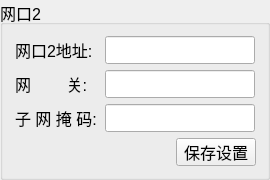
  <widget class="QGroupBox" name="wlan2Box">
   <property name="geometry">
    <rect>
     <x>1000</x>
     <y>180</y>
     <width>270</width>
     <height>170</height>
    </rect>
   </property>
   <property name="font">
    <font>
     <pointsize>12</pointsize>
    </font>
   </property>
   <property name="title">
    <string>网口2</string>
   </property>
   <layout class="QVBoxLayout" name="verticalLayout_8">
    <item>
     <layout class="QHBoxLayout" name="horizontalLayout_23">
      <item>
       <widget class="QLabel" name="label_myip2">
        <property name="minimumSize">
         <size>
          <width>83</width>
          <height>28</height>
         </size>
        </property>
        <property name="maximumSize">
         <size>
          <width>83</width>
          <height>28</height>
         </size>
        </property>
        <property name="font">
         <font>
          <pointsize>12</pointsize>
         </font>
        </property>
        <property name="text">
         <string>网口2地址:</string>
        </property>
       </widget>
      </item>
      <item>
       <widget class="QLineEdit" name="m_myip2">
        <property name="sizePolicy">
         <sizepolicy hsizetype="Preferred" vsizetype="Preferred">
          <horstretch>0</horstretch>
          <verstretch>0</verstretch>
         </sizepolicy>
        </property>
        <property name="minimumSize">
         <size>
          <width>150</width>
          <height>28</height>
         </size>
        </property>
        <property name="maximumSize">
         <size>
          <width>150</width>
          <height>28</height>
         </size>
        </property>
        <property name="font">
         <font>
          <pointsize>12</pointsize>
         </font>
        </property>
        <property name="echoMode">
         <enum>QLineEdit::Normal</enum>
        </property>
       </widget>
      </item>
     </layout>
    </item>
    <item>
     <layout class="QHBoxLayout" name="horizontalLayout_24">
      <item>
       <widget class="QLabel" name="label_gateway2">
        <property name="minimumSize">
         <size>
          <width>83</width>
          <height>28</height>
         </size>
        </property>
        <property name="maximumSize">
         <size>
          <width>83</width>
          <height>28</height>
         </size>
        </property>
        <property name="font">
         <font>
          <pointsize>12</pointsize>
         </font>
        </property>
        <property name="text">
         <string>网        关: </string>
        </property>
       </widget>
      </item>
      <item>
       <widget class="QLineEdit" name="m_gateway2">
        <property name="enabled">
         <bool>true</bool>
        </property>
        <property name="sizePolicy">
         <sizepolicy hsizetype="Preferred" vsizetype="Preferred">
          <horstretch>0</horstretch>
          <verstretch>0</verstretch>
         </sizepolicy>
        </property>
        <property name="minimumSize">
         <size>
          <width>150</width>
          <height>28</height>
         </size>
        </property>
        <property name="maximumSize">
         <size>
          <width>150</width>
          <height>28</height>
         </size>
        </property>
        <property name="font">
         <font>
          <pointsize>12</pointsize>
         </font>
        </property>
        <property name="echoMode">
         <enum>QLineEdit::Normal</enum>
        </property>
       </widget>
      </item>
     </layout>
    </item>
    <item>
     <layout class="QHBoxLayout" name="horizontalLayout_25">
      <item>
       <widget class="QLabel" name="label_subnetMask2">
        <property name="minimumSize">
         <size>
          <width>83</width>
          <height>28</height>
         </size>
        </property>
        <property name="maximumSize">
         <size>
          <width>83</width>
          <height>28</height>
         </size>
        </property>
        <property name="font">
         <font>
          <pointsize>12</pointsize>
         </font>
        </property>
        <property name="text">
         <string>子 网 掩 码: </string>
        </property>
       </widget>
      </item>
      <item>
       <widget class="QLineEdit" name="m_subnetMask2">
        <property name="sizePolicy">
         <sizepolicy hsizetype="Preferred" vsizetype="Preferred">
          <horstretch>0</horstretch>
          <verstretch>0</verstretch>
         </sizepolicy>
        </property>
        <property name="minimumSize">
         <size>
          <width>150</width>
          <height>28</height>
         </size>
        </property>
        <property name="maximumSize">
         <size>
          <width>150</width>
          <height>28</height>
         </size>
        </property>
        <property name="font">
         <font>
          <pointsize>12</pointsize>
         </font>
        </property>
        <property name="echoMode">
         <enum>QLineEdit::Normal</enum>
        </property>
       </widget>
      </item>
     </layout>
    </item>
    <item>
     <layout class="QHBoxLayout" name="horizontalLayout_26">
      <item>
       <spacer name="horizontalSpacer_5">
        <property name="orientation">
         <enum>Qt::Horizontal</enum>
        </property>
        <property name="sizeHint" stdset="0">
         <size>
          <width>40</width>
          <height>20</height>
         </size>
        </property>
       </spacer>
      </item>
      <item>
       <widget class="QPushButton" name="pushButton_saveWlan2">
        <property name="minimumSize">
         <size>
          <width>0</width>
          <height>28</height>
         </size>
        </property>
        <property name="maximumSize">
         <size>
          <width>16777215</width>
          <height>28</height>
         </size>
        </property>
        <property name="font">
         <font>
          <pointsize>12</pointsize>
         </font>
        </property>
        <property name="text">
         <string>保存设置</string>
        </property>
       </widget>
      </item>
     </layout>
    </item>
   </layout>
  </widget>
